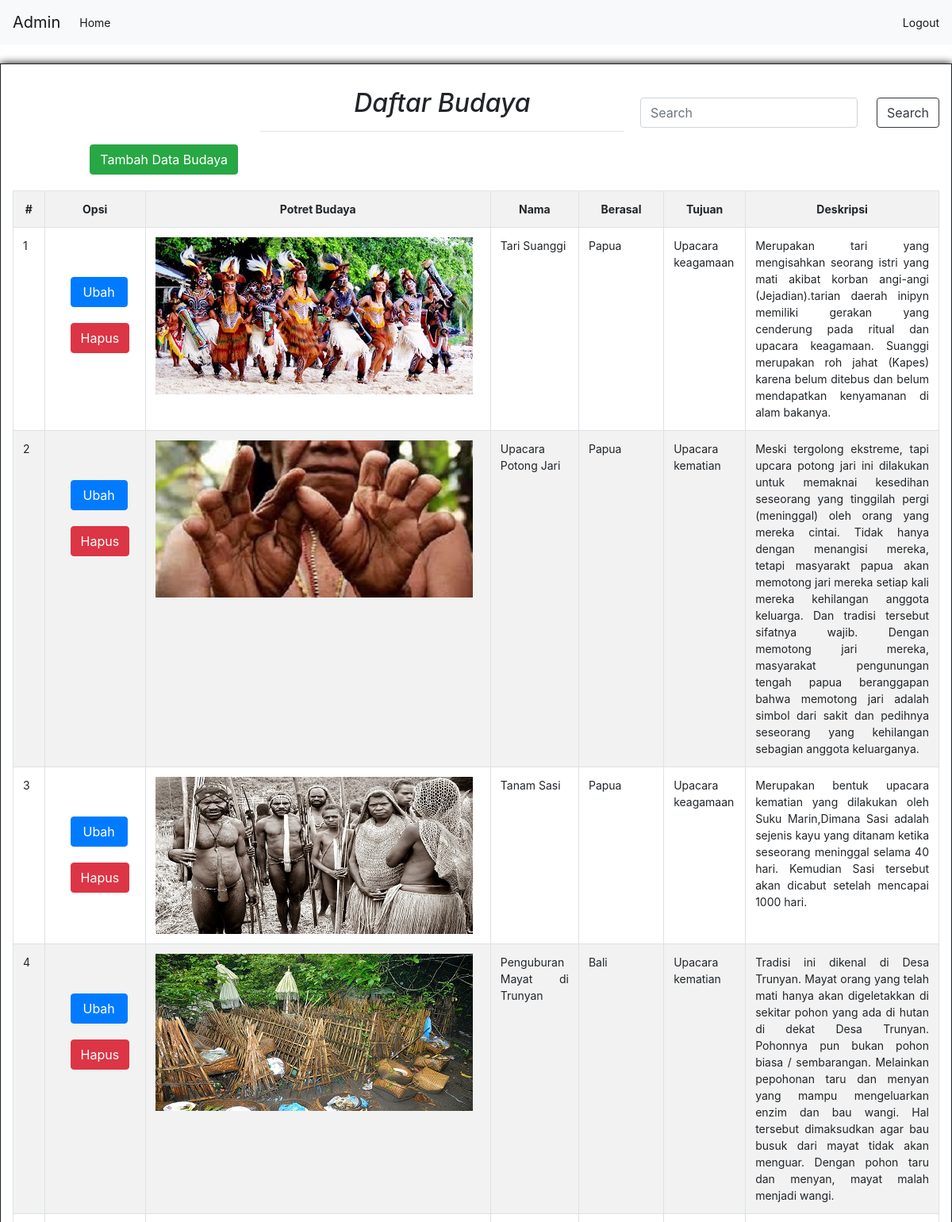
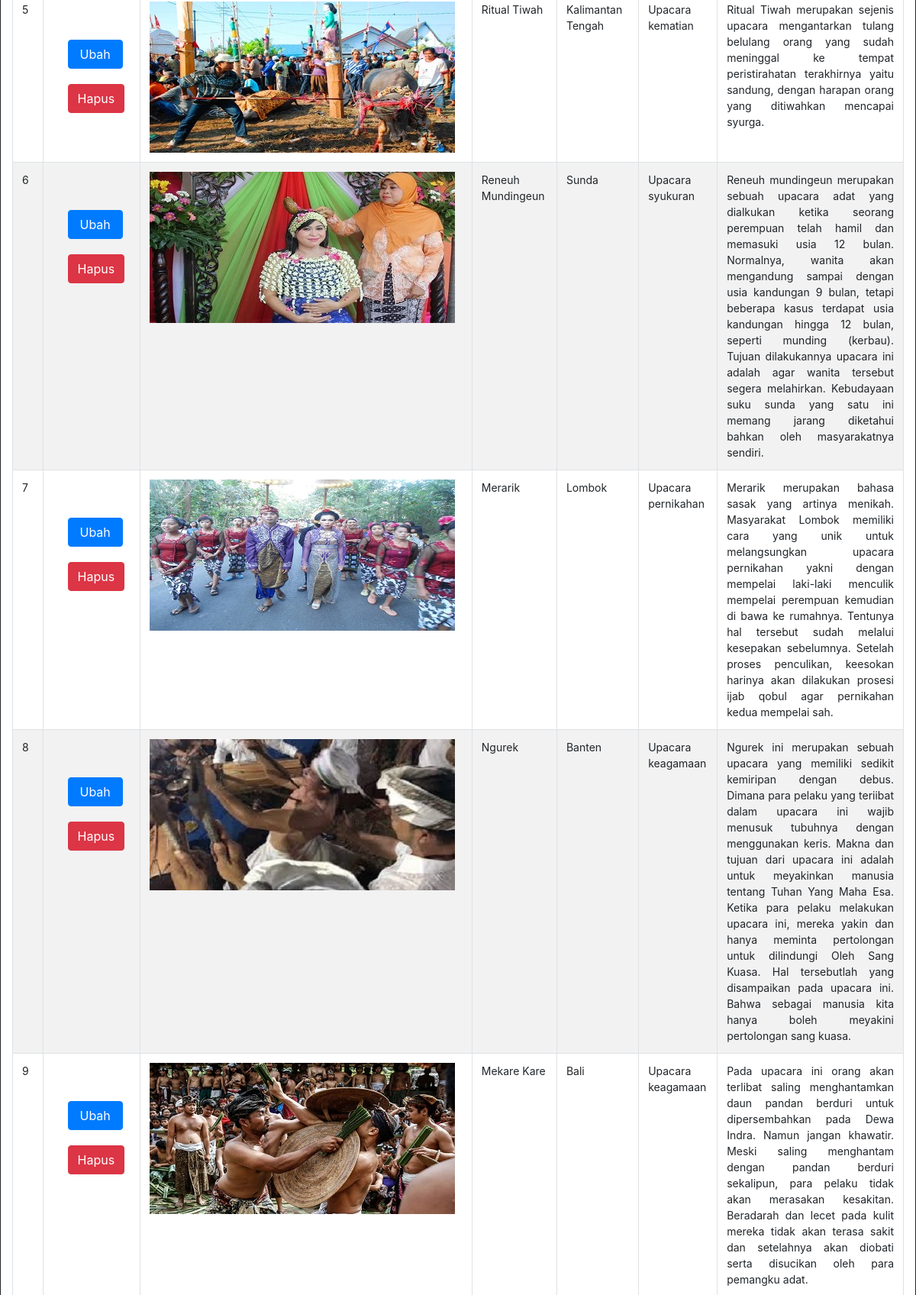
The app's page /admin/index.php (upper part) with its own data (2 pictures, top to bottom).
### tables this page shows
CREATE TABLE `budaya_indonesia` (
  `Id` int(11) NOT NULL,
  `Nama` varchar(32) NOT NULL,
  `Berasal` varchar(32) NOT NULL,
  `Tujuan` varchar(32) NOT NULL,
  `Deskripsi` varchar(1024) NOT NULL,
  `Gambar` varchar(32) NOT NULL
);

### helper/functions.php (called while the page is built, shortened)
<?php
function koneksi()
{
	$scann = mysqli_connect("localhost","root","") or die("koneksi Ke DB gagal!");
    mysqli_select_db($scann,"pw_173040121") or die("Database Salah");
return $scann;
}
function query($sql)
{
	$scann = koneksi();
	$results = mysqli_query($scann,"$sql");
	$rows = [];
	while ($row = mysqli_fetch_assoc($results)) {
		$rows[]= $row;
	};
	return $rows;
}
 ?>

### admin/index.php (the view, shortened to what this page needs)
<?php
		require '..\helper\functions.php';
		$budaya_indonesia = query("SELECT * FROM budaya_indonesia");
  if(isset($_GET["cari"])){
  $keyword = $_GET["keyword"];
  $query="SELECT * FROM budaya_indonesia WHERE
  Nama LIKE '%$keyword%'
  OR Berasal LIKE'%$keyword%'
  OR Tujuan LIKE '%$keyword%'
  OR Deskripsi LIKE '%$keyword%'";
  $budaya_indonesia = query($query);
}else{
  $query="SELECT * FROM budaya_indonesia";
  $budaya_indonesia = query($query);
}
 ?>
 <!DOCTYPE html>
<html>
<head>
  <link href="..\assets\css\bootstrap.min.css" rel="stylesheet">
</head>
<body>
<nav class="navbar fixed-top navbar-expand-lg navbar-light bg-light">
  <a class="navbar-brand" href="#">Admin</a>
  <div class="collapse navbar-collapse" id="navbarTogglerDemo03">
    <ul class="navbar-nav mr-auto mt-2 mt-lg-0">
      <li class="nav-item active">
        <a class="nav-link" href="../index.php">Home <span class="sr-only">(current)</span></a>
      </li>
    </ul>
    <span class="navbar-text">
      <a href="logout.php" style="text-decoration: none;">Logout</a>
    </span>
  </div>
</nav>
<div class="container col-lg-12">
<div>
	<form class="form-inline my-2 my-lg-0 offset-md-3">
	  <div class="card-body">
			<h2 class="card-title text-center">Daftar Budaya</h2><hr>
	  </div>
      <input class="form-control mr-sm-4" type="search" placeholder="Search" aria-label="Search" name="keyword">
      <button class="btn btn-outline-dark my-2 my-sm-0" type="submit" name="cari">Search</button>
</div>
<div class="tambah offset-lg-1">
          <a href="tambah.php" class="btn btn-success">Tambah Data Budaya </a>
</div>
   <table class="table table-striped table-bordered">
   <tr class="text-center">
   		<th>#</th>
   		<th>Opsi</th>
   		<th>Potret Budaya</th>
   		<th>Nama</th>
   		<th>Berasal</th>
   		<th>Tujuan</th>
   		<th>Deskripsi</th>
   	</tr>
<?php if (empty($budaya_indonesia)):?>
  <tr>
  <td colspan="12"><h1 class="text-center">Data tidak ditemukan.</h1></td>
  </tr>
<?php else: ?>
<?php 	$i=1; ?>
<?php 	foreach ($budaya_indonesia as $key ) :?>
   	<tr class="text-justify">
   			<td><?= $i ?></td>
   			<div class="row">
   			<td>
   			<div class="row col-lg-12" style="margin-left: 5px;">
   				<a href="ubah.php?Id=<?= $key['Id']; ?>" class="btn btn-primary" style="margin-top: 50px;width: 80px; ">Ubah</a>
   				<a href="hapus.php?Id=<?= $key['Id']; ?>" class="btn btn-danger" style="margin-top: 20px; margin-left: -40;"onclick="confirm('Apakah anda ingin menghapus data ini?');">Hapus</a></div>
   			</td>
        </div>
   			<td><img style="width:400px;height:198px;"src="..\assets\img\<?= $key['Gambar']; ?>"></td>
   			<td><?php 	echo $key["Nama"]; ?></td>
   			<td><?php 	echo $key["Berasal"]; ?></td>
   			<td><?php 	echo $key["Tujuan"]; ?></td>
   			<td><?php 	echo $key["Deskripsi"]; ?></td>
   	</tr>
   	<?php 	$i++; ?>
   <?php 	endforeach; ?>
 <?php endif; ?>
  </table>
</div>
</body>
</html>

### admin/index.php (style rules this page uses)
body { font-size: 14px; }
h2 { margin-top: 20px; margin-bottom: 20px; }
.container { border: 1px solid black; height: auto; margin-top: 80px; background-color: white; border: 1px solid white; border:1px solid ; box-shadow: 0 0 10px black; margin-bottom: 30px; }
img { float: left; margin-right: 10px; width: auto; height: auto; }
a { color: gray; }
h2 { margin-top: 10px; font-style: italic; }
table { margin-top: 20px; }
.tambah { margin-top: -20px; }

### records on screen
budaya_indonesia: Gambar (picture), Nama "Tari Suanggi", Berasal "Papua", Tujuan "Upacara keagamaan", Deskripsi "Merupakan tari yang mengisahkan seorang istri yang mati akibat korban angi-angi (Jejadian).tarian daerah inipyn memiliki gerakan yang cenderung pada ritual dan upacara keagamaan. Suanggi merupakan roh jahat (Kapes) karena belum ditebus dan belum mendapatkan kenyamanan di alam bakanya."
budaya_indonesia: Gambar (picture), Nama "Upacara Potong Jari", Berasal "Papua", Tujuan "Upacara kematian", Deskripsi "Meski tergolong ekstreme, tapi upcara potong jari ini dilakukan untuk memaknai kesedihan seseorang yang tinggilah pergi (meninggal) oleh orang yang mereka cintai. Tidak hanya dengan menangisi mereka, tetapi masyarakt papua akan memotong jari mereka setiap kali mereka kehilangan anggota keluarga. Dan tradisi tersebut sifatnya wajib. Dengan memotong jari mereka, masyarakat pengunungan tengah papua beranggapan bahwa memotong jari adalah simbol dari sakit dan pedihnya seseorang yang kehilangan sebagian anggota keluarganya."
budaya_indonesia: Gambar (picture), Nama "Tanam Sasi", Berasal "Papua", Tujuan "Upacara keagamaan", Deskripsi "Merupakan bentuk upacara kematian yang dilakukan oleh Suku Marin,Dimana Sasi adalah sejenis kayu yang ditanam ketika seseorang meninggal selama 40 hari. Kemudian Sasi tersebut akan dicabut setelah mencapai 1000 hari."
budaya_indonesia: Gambar (picture), Nama "Penguburan Mayat di Trunyan", Berasal "Bali", Tujuan "Upacara kematian", Deskripsi "Tradisi ini dikenal di Desa Trunyan. Mayat orang yang telah mati hanya akan digeletakkan di sekitar pohon yang ada di hutan di dekat Desa Trunyan. Pohonnya pun bukan pohon biasa / sembarangan. Melainkan pepohonan taru dan menyan yang mampu mengeluarkan enzim dan bau wangi. Hal tersebut dimaksudkan agar bau busuk dari mayat tidak akan menguar. Dengan pohon taru dan menyan, mayat malah menjadi wangi."
budaya_indonesia: Gambar (picture), Nama "Ritual Tiwah", Berasal "Kalimantan Tengah", Tujuan "Upacara kematian", Deskripsi "Ritual Tiwah merupakan sejenis upacara mengantarkan tulang belulang orang yang sudah meninggal ke tempat peristirahatan terakhirnya yaitu sandung, dengan harapan orang yang ditiwahkan mencapai syurga."
budaya_indonesia: Gambar (picture), Nama "Reneuh Mundingeun", Berasal "Sunda", Tujuan "Upacara syukuran", Deskripsi "Reneuh mundingeun merupakan sebuah upacara adat yang dialkukan ketika seorang perempuan telah hamil dan memasuki usia 12 bulan. Normalnya, wanita akan mengandung sampai dengan usia kandungan 9 bulan, tetapi beberapa kasus terdapat usia kandungan hingga 12 bulan, seperti munding (kerbau). Tujuan dilakukannya upacara ini adalah agar wanita tersebut segera melahirkan. Kebudayaan suku sunda yang satu ini memang jarang diketahui bahkan oleh masyarakatnya sendiri."
budaya_indonesia: Gambar (picture), Nama "Merarik", Berasal "Lombok", Tujuan "Upacara pernikahan", Deskripsi "Merarik merupakan bahasa sasak yang artinya menikah. Masyarakat Lombok memiliki cara yang unik untuk melangsungkan upacara pernikahan yakni dengan mempelai laki-laki menculik mempelai perempuan kemudian di bawa ke rumahnya. Tentunya hal tersebut sudah melalui kesepakan sebelumnya. Setelah proses penculikan, keesokan harinya akan dilakukan prosesi ijab qobul agar pernikahan kedua mempelai sah."
budaya_indonesia: Gambar (picture), Nama "Ngurek", Berasal "Banten", Tujuan "Upacara keagamaan", Deskripsi "Ngurek ini merupakan sebuah upacara yang memiliki sedikit kemiripan dengan debus. Dimana para pelaku yang teriibat dalam upacara ini wajib menusuk tubuhnya dengan menggunakan keris. Makna dan tujuan dari upacara ini adalah untuk meyakinkan manusia tentang Tuhan Yang Maha Esa. Ketika para pelaku melakukan upacara ini, mereka yakin dan hanya meminta pertolongan untuk dilindungi Oleh Sang Kuasa. Hal tersebutlah yang disampaikan pada upacara ini. Bahwa sebagai manusia kita hanya boleh meyakini pertolongan sang kuasa."
budaya_indonesia: Gambar (picture), Nama "Mekare Kare", Berasal "Bali", Tujuan "Upacara keagamaan", Deskripsi "Pada upacara ini orang akan terlibat saling menghantamkan daun pandan berduri untuk dipersembahkan pada Dewa Indra. Namun jangan khawatir. Meski saling menghantam dengan pandan berduri sekalipun, para pelaku tidak akan merasakan kesakitan. Beradarah dan lecet pada kulit mereka tidak akan terasa sakit dan setelahnya akan diobati serta disucikan oleh para pemangku adat."
